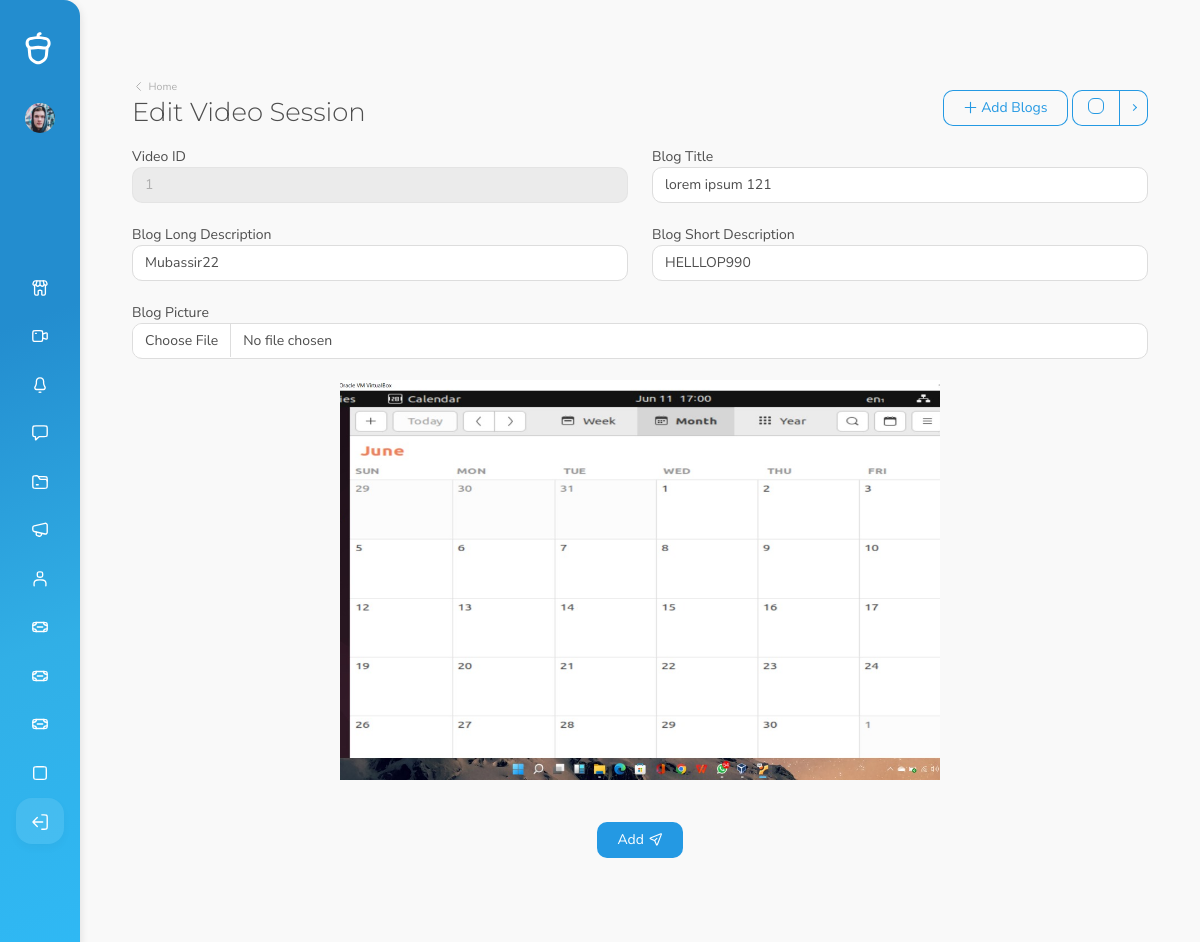
The app's page /blog-edit.php?id=1 with its own data.
### tables this page shows
CREATE TABLE `blog` (
  `id` int(11) NOT NULL,
  `blog_title` varchar(250) NOT NULL,
  `blog_long_discript` varchar(10000) NOT NULL,
  `blog_short_discript` varchar(500) NOT NULL,
  `blog_image` varchar(250) NOT NULL
);

### blog-edit.php (the view, shortened to what this page needs)
<!DOCTYPE html>
<html lang="en" data-footer="true" data-override='{"attributes": {"placement": "vertical", "layout": "boxed" }, "storagePrefix": "ecommerce-platform"}'>
  <head>
    <?php
include 'header.php';
?>
<?php include 'connection.php'; ?>
  </head>
  <body>
    <div id="root">
          <div class="mobile-buttons-container">
            <a href="#" id="mobileMenuButton" class="menu-button">
              <i data-cs-icon="menu"></i>
            </a>
          </div>
        </div>
      <main>
        <div class="container">
        <div class="page-title-container">
            <div class="row g-0">
                <div class="col-auto mb-3 mb-md-0 me-auto">
                    <div class="w-auto sw-md-30">
                        <a href="#" class="muted-link pb-1 d-inline-block breadcrumb-back">
                            <i data-cs-icon="chevron-left" data-cs-size="13"></i>
                            <span class="text-small align-middle">Home</span>
                        </a>
                        <h1 class="mb-0 pb-0 display-4" id="title">Edit Video Session</h1>
                    </div>
                </div>
                <div
                    class="col-12 col-sm-6 col-md-auto d-flex align-items-end justify-content-end mb-2 mb-sm-0 order-sm-3">
                    <button
                        type="button"
                        class="btn btn-outline-primary btn-icon btn-icon-start ms-0 ms-sm-1 w-100 w-md-auto"
                        data-bs-toggle="modal"
                        data-bs-target="#discountAddModal"
                    >
                        <i data-cs-icon="plus"></i>
                        <span>Add Blogs</span>
                    </button>
                    <div class="btn-group ms-1 check-all-container">
                        <div class="btn btn-outline-primary btn-custom-control p-0 ps-3 pe-2"
                             data-target="#checkboxTable">
                    <span class="form-check float-end">
                      <input type="checkbox" class="form-check-input" id="checkAll"/>
                    </span>
                        </div>
                        <button
                            type="button"
                            class="btn btn-outline-primary dropdown-toggle dropdown-toggle-split"
                            data-bs-offset="0,3"
                            data-bs-toggle="dropdown"
                            aria-haspopup="true"
                            aria-expanded="false"
                        ></button>
                    </div>
                </div>
            </div>
        </div>
                            <?php
$id=$_GET['id'];
                    $sql = "SELECT * FROM  blog where id=$id";
                    $result = mysqli_query($conn, $sql) or die("Query Un successfully");
                    if(mysqli_num_rows($result) > 0) {
                    ?>
                    <?php
                    while($row = mysqli_fetch_assoc($result)){
                    ?>
                                <form method="post" action="" enctype="multipart/form-data">
  <div class="row">
    <div class="col">
        <label>Video ID</label>
      <input type="text" class="form-control" name="id" readonly value="<?php  echo $row['id']?>">
    </div>
    <div class="col">
        <label>Blog Title</label>
      <input type="text" class="form-control" name="title"  value="<?php  echo $row['blog_title']?>">
    </div>
</div>
<br>
    <div class="row">
    <div class="col">
        <label>Blog Long Description</label>
      <input type="textarea" class="form-control" name="long_description" value="<?php  echo $row['blog_long_discript']?>">
    </div>
    <div class="col">
        <label>Blog Short Description</label>
      <input type="text" class="form-control" name="short_description" value="<?php  echo $row['blog_short_discript']?>">
    </div>
</div>
<br>
    <div class="row">
    <div class="col">
        <label>Blog Picture</label>
  <input type="file" class="form-control" id="file" name="file">
</div>
</div>
  </div>
<br>
<div class="row">
        <div class="col text-center">
            <img src="<?php echo $row['blog_image']; ?> " width=600 height=400>
    </div>
</div>
<br>
<br>
<div class="row">
        <div class="col text-center" >
          <button   type="submit" value="Save" name="updatevid" class="btn  btn-icon btn-icon-end btn-primary">
                            <span>Add</span>
                        </button>
    </div>
</div>
                    <?php } ?>
            <?php
            }
            ?>
      </main>
  </body>
</html>

### records on screen
blog: id "1", title "lorem ipsum 121", long_description "Mubassir22", short_description "HELLLOP990", blog_image (picture)
